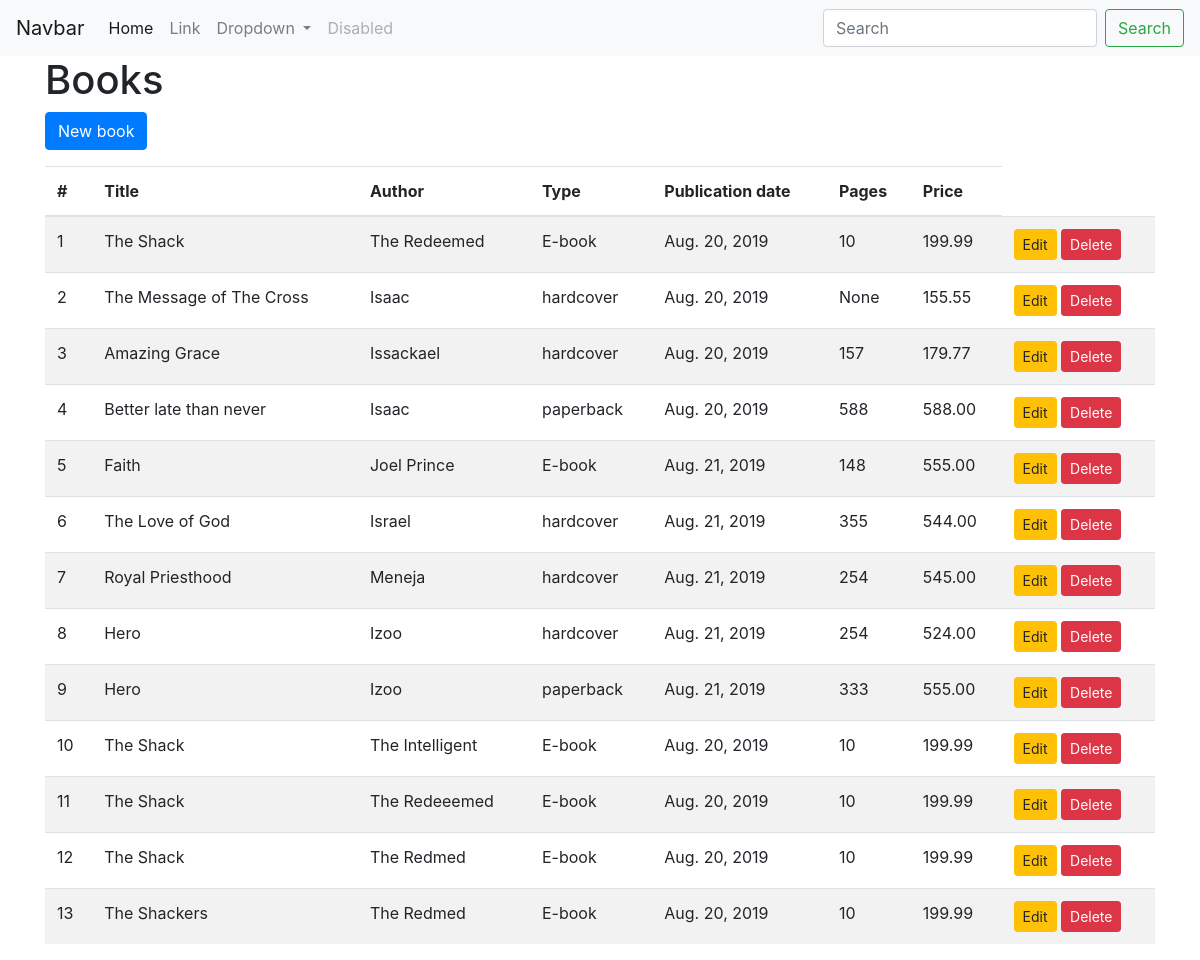
Before: / with the older database file.
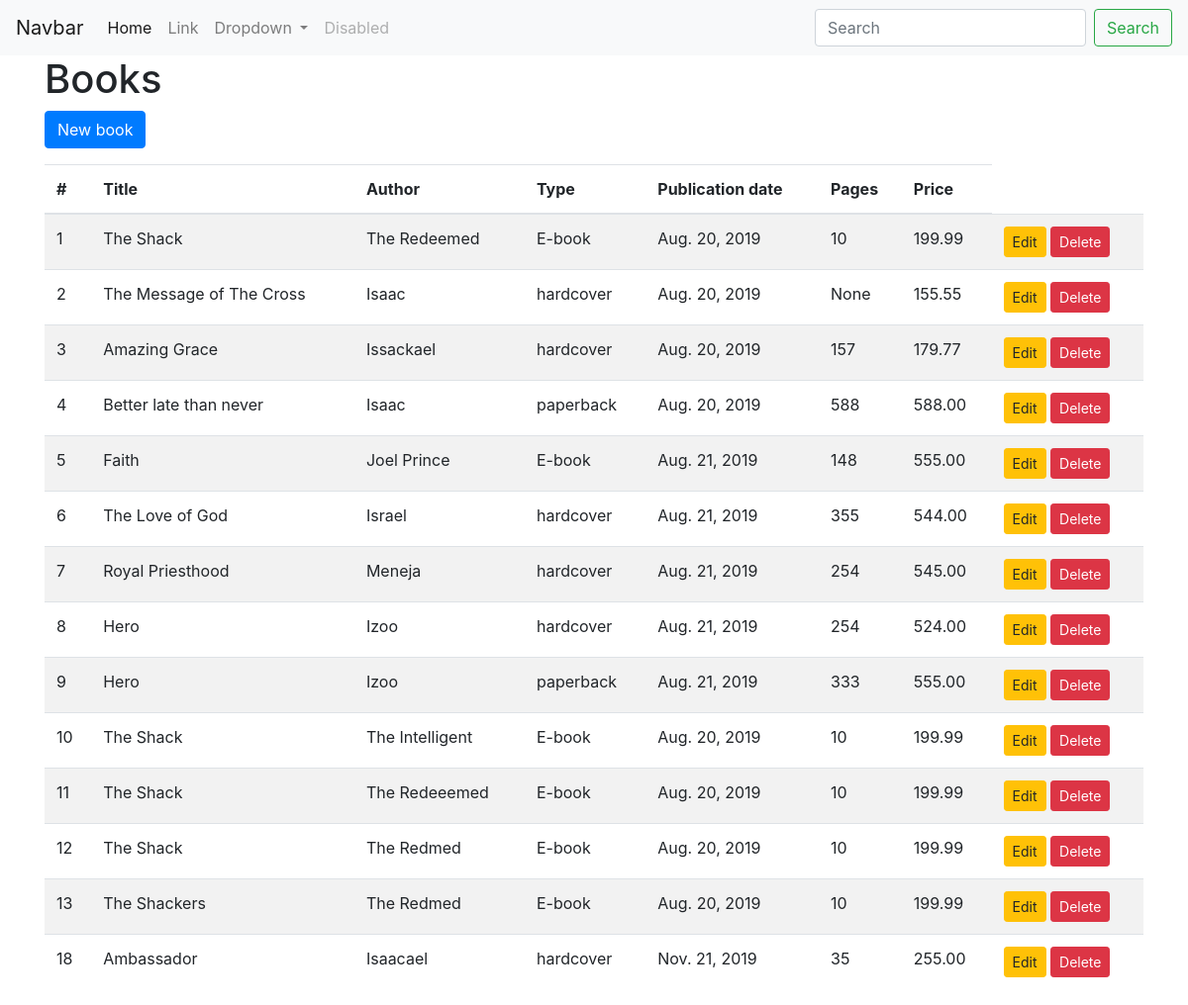
After: the same page with the newer database file.
### book/models.py (models this page shows, shortened)
class Book(models.Model):
	HARDCOVER = 1
	PAPERBACK = 2
	EBOOK = 3
	BOOK_TYPES = (
			(HARDCOVER, 'hardcover'),
			(PAPERBACK, 'paperback'),
			(EBOOK, 'E-book'),
		)
	title = models.CharField(max_length=50)
	publication_date = models.DateField(null=True, )
	author = models.CharField(max_length=30, blank=True)
	price = models.DecimalField(max_digits=5, decimal_places=2)
	pages = models.IntegerField(blank=True, null=True)
	book_type = models.PositiveSmallIntegerField(choices=BOOK_TYPES)

### book/views.py (the view)
# urls.py: path('', views.books_list, name = 'books_list'),
def books_list(request):
	template = 'books.html'
	books = Book.objects.all()
	return render(request, template, {'books': books})

### book/templates/books.html (shortened to what this page needs)
{% extends 'base.html' %}
{% load static %}
{% block content %}
<h1 class="page-header">Books</h1>
<p>
	<button type="button" class="btn btn-primary js-create-book" data-url="{% url 'book_create' %}">
      New book
    </button>
</p>
<table class="table table-striped" id="book-table">
  <thead>
    <tr>
      <th scope="col">#</th>
      <th scope="col">Title</th>
      <th scope="col">Author</th>
      <th scope="col">Type</th>
      <th scope="col">Publication date</th>
      <th scope="col">Pages</th>
      <th scope="col">Price</th>
    </tr>
  </thead>
  <tbody>
	{% include 'partial_book_list.html' %}
  </tbody>
</table>
{% endblock %}

### book/templates/base.html (shortened to what this page needs)
{% load static %}
<!doctype html>
<html lang="en">
  <head>
    <link rel="stylesheet" href="https://stackpath.bootstrapcdn.com/bootstrap/4.3.1/css/bootstrap.min.css">
  </head>
  <body>
    <nav class="navbar navbar-expand-lg navbar-light bg-light">
  <a class="navbar-brand" href="#">Navbar</a>
  <div class="collapse navbar-collapse" id="navbarSupportedContent">
    <ul class="navbar-nav mr-auto">
      <li class="nav-item active">
        <a class="nav-link" href="{% url 'books_list' %}">Home <span class="sr-only">(current)</span></a>
      </li>
      <li class="nav-item">
        <a class="nav-link" href="#">Link</a>
      </li>
      <li class="nav-item dropdown">
        <a class="nav-link dropdown-toggle" href="#" id="navbarDropdown" role="button" data-toggle="dropdown" aria-haspopup="true" aria-expanded="false">
          Dropdown
        </a>
      </li>
      <li class="nav-item">
        <a class="nav-link disabled" href="#" tabindex="-1" aria-disabled="true">Disabled</a>
      </li>
    </ul>
    <form class="form-inline my-2 my-lg-0">
      <input class="form-control mr-sm-2" type="search" placeholder="Search" aria-label="Search">
      <button class="btn btn-outline-success my-2 my-sm-0" type="submit">Search</button>
    </form>
  </div>
</nav>
<div class="container">
    {% block content %}
    {% endblock %}
  </div>
  </body>
</html>

### book/templates/partial_book_list.html (shortened to what this page needs)
{% for book in books %}
  <tr>
    <td>{{ book.id }}</td>
    <td>{{ book.title }}</td>
    <td>{{ book.author }}</td>
    <td>{{ book.get_book_type_display }}</td>
    <td>{{ book.publication_date }}</td>
    <td>{{ book.pages }}</td>
    <td>{{ book.price }}</td>
    <td>
      <button type="button"
              class="btn btn-warning btn-sm js-update-book"
              data-url="{% url 'book_update' book.id %}">
         Edit
      </button>
      <button type="button"
              class="btn btn-danger btn-sm js-delete-book"
              data-url="{% url 'book_delete' book.id %}">
         Delete
      </button>
    </td>
  </tr>
{% empty %}
  <tr>
    <td colspan="8" class="text-center bg-warning">No book</td>
  </tr>
{% endfor %}

Changed rows visible on the page:
added Book: id "18", title "Ambassador", author "Isaacael", book_type "hardcover", publication_date "Nov. 21, 2019", pages "35", price "255.00"
